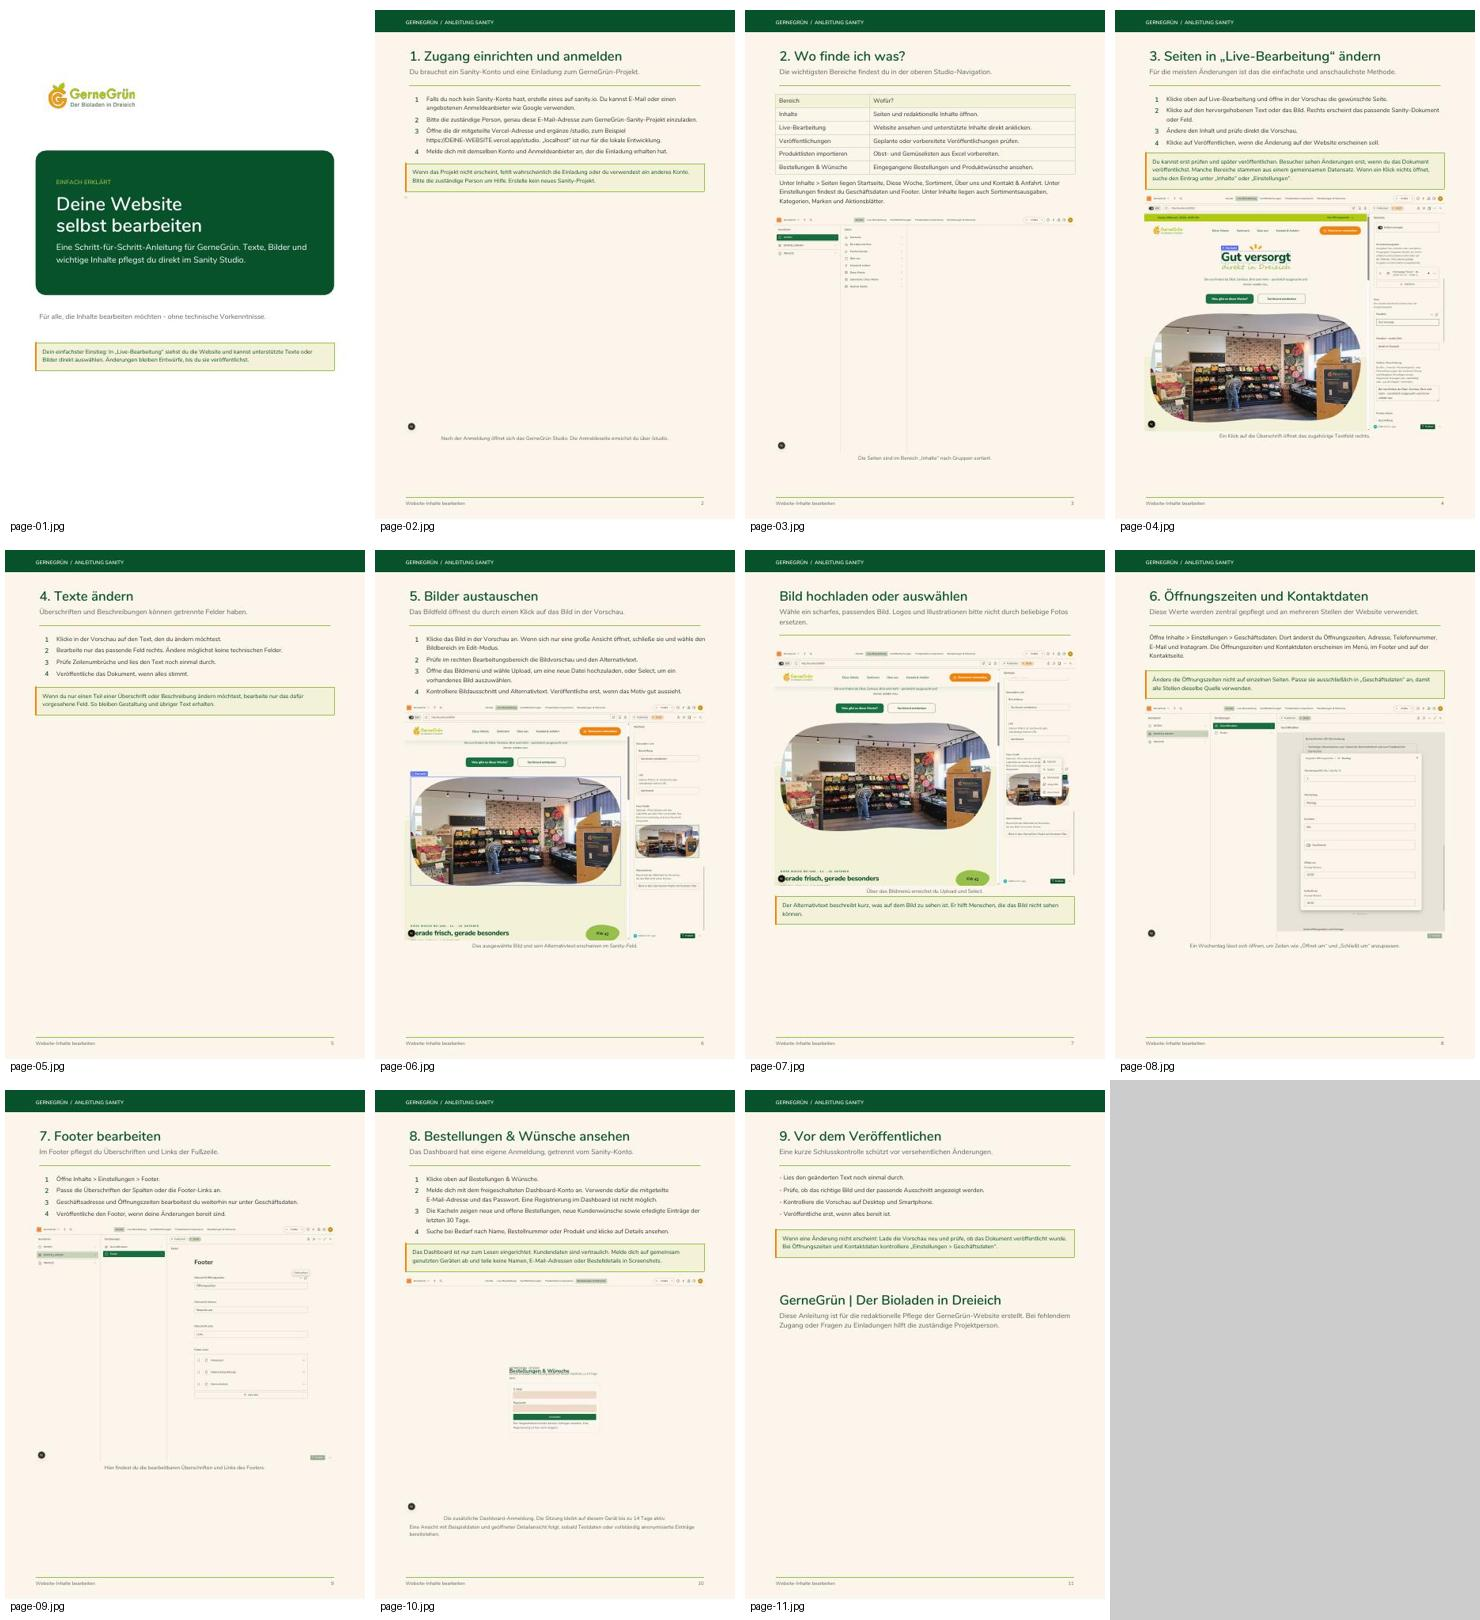

The script that saved this image:
from PIL import Image, ImageDraw
from pathlib import Path
fs=sorted(Path('tmp/pdfs').glob('page-*.jpg'))
ims=[]
for p in fs:
    im=Image.open(p).convert('RGB'); im.thumbnail((360,510))
    canvas=Image.new('RGB',(370,540),'white'); canvas.paste(im,((370-im.width)//2,10))
    ImageDraw.Draw(canvas).text((10,520),p.name,fill='black'); ims.append(canvas)
out=Image.new('RGB',(370*4,540*((len(ims)+3)//4)), '#cccccc')
for i,im in enumerate(ims): out.paste(im,((i%4)*370,(i//4)*540))
out.save('tmp/pdfs/contact.jpg')
